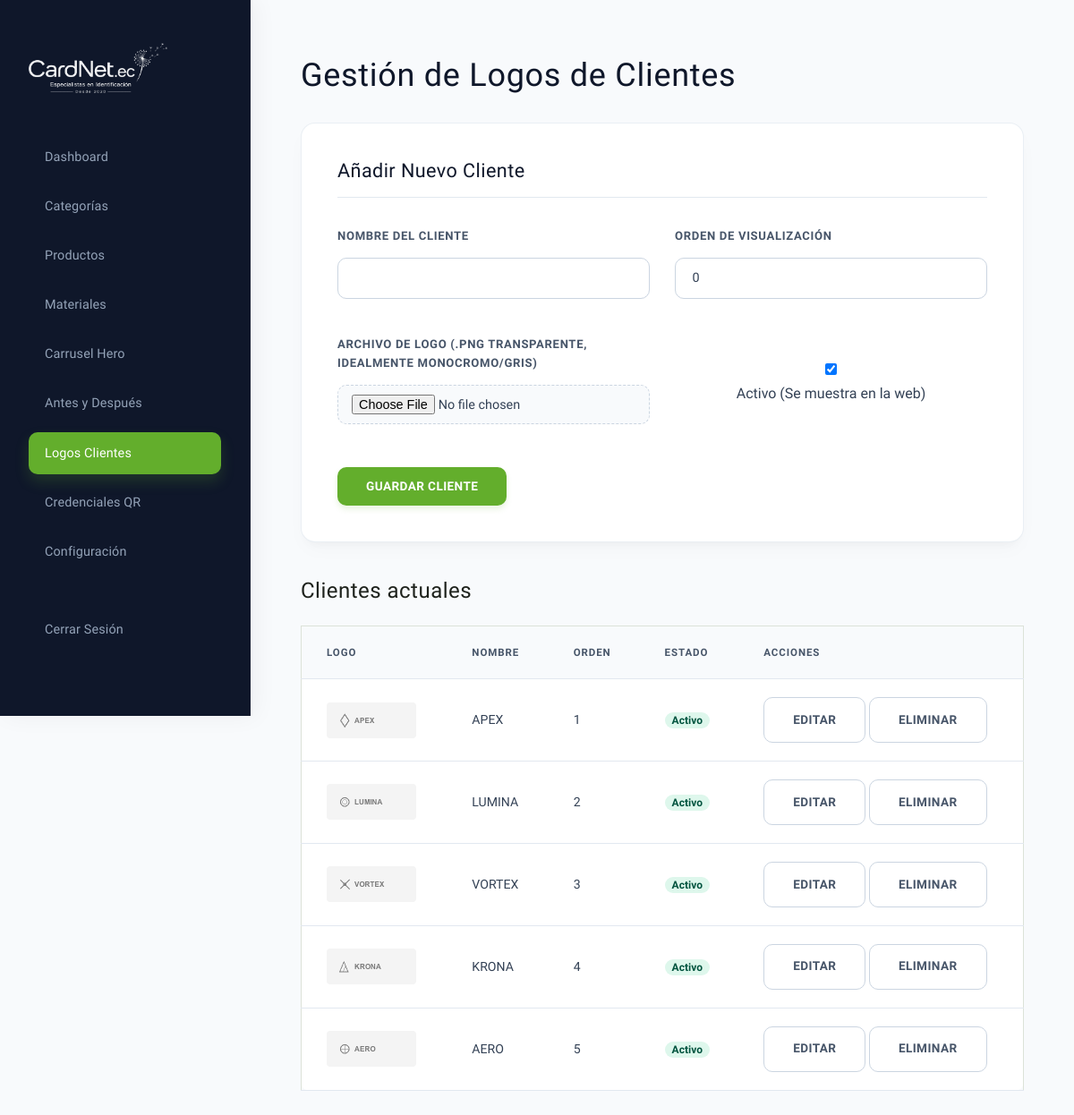
Screenshot of /admin/clientes.php (signed in) with the database file from the repository.
### tables this page shows
CREATE TABLE IF NOT EXISTS `clientes` (
  `id` int(11) NOT NULL AUTO_INCREMENT,
  `name` varchar(150) NOT NULL,
  `logo_path` varchar(255) NOT NULL,
  `order_val` int(11) DEFAULT 0,
  `is_active` tinyint(1) DEFAULT 1,
  PRIMARY KEY (`id`)
);

### admin/clientes.php (the view, shortened to what this page needs)
<?php
require_once '../db.php';
$clientes = $pdo->query("SELECT * FROM clientes ORDER BY order_val ASC")->fetchAll();
$edit_client = null;
?>
<!DOCTYPE html>
<html lang="es">
<head>
    <link rel="stylesheet" href="../css/base.css?v=2.0">
    <link rel="stylesheet" href="../css/layout.css?v=2.0">
    <link rel="stylesheet" href="../css/components.css?v=2.0">
    <link rel="stylesheet" href="../css/admin.css?v=2.0">
</head>
<body>
    <div class="sidebar">
        <img src="../images/logo.png?v=2.0" alt="CardNet Logo" class="sidebar-logo">
        <nav class="nav-admin">
            <a href="index.php" class="nav-admin-link">Dashboard</a>
            <a href="categorias.php" class="nav-admin-link">Categorías</a>
            <a href="productos.php" class="nav-admin-link">Productos</a>
            <a href="materiales.php" class="nav-admin-link">Materiales</a>
            <a href="carrusel.php" class="nav-admin-link">Carrusel Hero</a>
            <a href="antes-despues.php" class="nav-admin-link">Antes y Después</a>
            <a href="clientes.php" class="nav-admin-link active">Logos Clientes</a>
            <a href="credenciales.php" class="nav-admin-link">Credenciales QR</a>
            <a href="configuracion.php" class="nav-admin-link">Configuración</a>
            <a href="logout.php" class="nav-admin-link" style="margin-top: 2rem; color: #FCA5A5;">Cerrar Sesión</a>
        </nav>
    </div>
    <div class="main-content">
        <h1 style="font-family: var(--font-heading); margin-bottom: 1.5rem; font-size: 2rem;">Gestión de Logos de Clientes</h1>
        <div class="form-container">
            <h2 style="font-family: var(--font-heading); margin-bottom: 1.5rem; font-size: 1.25rem;">
                <?php echo $edit_client ? 'Editar Cliente' : 'Añadir Nuevo Cliente'; ?>
            </h2>
            <form method="POST" action="clientes.php" enctype="multipart/form-data">
                <div class="grid-2">
                    <div class="form-group">
                        <label class="form-label" for="name">Nombre del Cliente</label>
                        <input class="form-input" type="text" name="name" id="name" required value="<?php echo $edit_client ? htmlspecialchars($edit_client['name']) : ''; ?>">
                    </div>
                    <div class="form-group">
                        <label class="form-label" for="order_val">Orden de visualización</label>
                        <input class="form-input" type="number" name="order_val" id="order_val" required value="<?php echo $edit_client ? htmlspecialchars($edit_client['order_val']) : '0'; ?>">
                    </div>
                </div>
                <div class="grid-2" style="margin-top: 1rem;">
                    <div class="form-group">
                        <label class="form-label" for="logo">Archivo de Logo (.png transparente, idealmente monocromo/gris)</label>
                        <input class="form-input" type="file" name="logo" id="logo" <?php echo $edit_client ? '' : 'required'; ?>>
                    </div>
                    <div class="form-group" style="display: flex; align-items: center; gap: 10px; margin-top: 2rem;">
                        <input type="checkbox" name="is_active" id="is_active" value="1" <?php echo (!$edit_client || $edit_client['is_active']) ? 'checked' : ''; ?>>
                        <label for="is_active">Activo (Se muestra en la web)</label>
                    </div>
                </div>
                <div style="margin-top: 1.5rem; display: flex; gap: 10px;">
                    <button type="submit" class="btn btn-primary">Guardar Cliente</button>
                </div>
            </form>
        </div>
        <h2 style="font-family: var(--font-heading); margin-bottom: 1.5rem; font-size: 1.5rem;">Clientes actuales</h2>
        <table>
            <thead>
                <tr>
                    <th>Logo</th>
                    <th>Nombre</th>
                    <th>Orden</th>
                    <th>Estado</th>
                    <th>Acciones</th>
                </tr>
            </thead>
            <tbody>
                <?php foreach ($clientes as $c): ?>
                    <tr>
                        <td>
                            <img src="../<?php echo htmlspecialchars($c['logo_path']); ?>" alt="Logo" style="max-height: 40px; background-color: #f4f4f4; padding: 5px; border-radius: 4px;">
                        </td>
                        <td><?php echo htmlspecialchars($c['name']); ?></td>
                        <td><?php echo htmlspecialchars($c['order_val']); ?></td>
                        <td>
                            <span style="background-color: <?php echo $c['is_active'] ? '#DEF7EC; color: #03543F' : '#FDE8E8; color: #9B1C1C'; ?>; padding: 2px 8px; border-radius: 10px; font-size: 0.75rem; font-weight: bold;">
                                <?php echo $c['is_active'] ? 'Activo' : 'Inactivo'; ?>
                            </span>
                        </td>
                        <td>
                            <a href="clientes.php?edit=<?php echo $c['id']; ?>" class="btn btn-secondary" style="font-size: 0.75rem; padding: 4px 8px; text-decoration: none;">Editar</a>
                            <a href="clientes.php?delete=<?php echo $c['id']; ?>" class="btn btn-secondary" style="font-size: 0.75rem; padding: 4px 8px; text-decoration: none; color: #EF4444;" onclick="return confirm('¿Está seguro de eliminar este cliente?');">Eliminar</a>
                        </td>
                    </tr>
                <?php endforeach; ?>
            </tbody>
        </table>
    </div>
</body>
</html>

### css/base.css (style rules this page uses)
:root { --primary: #63AE2C; --primary-hover: #508E22; --primary-light: rgba(99, 174, 44, 0.05); --dark: #1E221C; --dark-alt: #2D3329; --light: #FCFDFB; --surface-light: #F2F5F0; --border: #DCE2D8; --accent-gold: #BAAF1A; --font-heading: 'Marcellus', serif; --font-body: 'Work Sans', system-ui, -apple-system, sans-serif; --text-main: #1E221C; --text-muted: #5C6558; --text-light: #FCFDFB; --space-xs: clamp(0.5rem, 1vw, 0.75rem); --space-sm: clamp(0.85rem, 1.8vw, 1.15rem); --space-md: clamp(1.5rem, 3.5vw, 2.25rem); --space-lg: clamp(2.5rem, 5vw, 4rem); --space-xl: clamp(4.5rem, 8vw, 6.5rem); --radius-sm: 2px; --radius-md: 4px; --radius-lg: 8px; --shadow-sm: 0 1px 2px rgba(30, 34, 28, 0.02); --shadow-md: 0 4px 10px rgba(30, 34, 28, 0.03); --shadow-lg: 0 10px 20px rgba(30, 34, 28, 0.04); --transition-smooth: all 0.35s cubic-bezier(0.215, 0.61, 0.355, 1); --transition-fast: all 0.15s ease-out; }
*, *::before, *::after { box-sizing: border-box; margin: 0; padding: 0; }
html { scroll-behavior: smooth; font-size: 16px; -webkit-text-size-adjust: 100%; }
body { background-color: var(--light); color: var(--text-main); font-family: var(--font-body); line-height: 1.6; overflow-x: hidden; }
a { color: inherit; text-decoration: none; transition: var(--transition-fast); font-family: var(--font-body); }
img, svg { display: block; max-width: 100%; height: auto; }
button, input, select, textarea { font-family: var(--font-body); font-size: inherit; color: inherit; background: none; border: none; }
button { cursor: pointer; }
h1, h2, h3, h4, h5, h6 { font-family: var(--font-heading); font-weight: 400; line-height: 1.1; color: var(--dark); letter-spacing: 0.02em; }
h1 { font-size: clamp(32px, 4.5vw, 54px); line-height: 1.15; }
h2 { font-size: clamp(24px, 3.2vw, 38px); line-height: 1.2; }

### css/layout.css (style rules this page uses)
.grid-2, .grid-3, .grid-4 { display: grid; grid-template-columns: 1fr; gap: var(--space-sm); }
@media (min-width: 768px) { .grid-2 { grid-template-columns: repeat(2, 1fr); gap: var(--space-md); } }

### css/components.css (style rules this page uses)
.btn { display: inline-flex; align-items: center; justify-content: center; padding: 0.8rem 1.75rem; border-radius: var(--radius-sm); font-family: var(--font-body); font-weight: 600; font-size: 0.85rem; transition: var(--transition-fast); border: 1px solid transparent; cursor: pointer; text-align: center; letter-spacing: 0.02em; text-transform: uppercase; }
.btn-primary { background-color: var(--primary); color: var(--light); }
.btn-secondary { background-color: transparent; color: var(--dark); border-color: var(--border); }
.form-group { margin-bottom: 1.25rem; }
.form-label { display: block; font-size: 0.75rem; font-weight: 500; margin-bottom: 0.35rem; color: var(--dark); text-transform: uppercase; letter-spacing: 0.05em; }
.form-input, .form-select, .form-textarea { width: 100%; padding: 10px 14px; background-color: var(--light); border: 1px solid var(--border); border-radius: var(--radius-sm); font-family: var(--font-body); font-size: 0.88rem; transition: var(--transition-fast); }

### admin/clientes.php (style rules this page uses)
body { font-family: 'Work Sans', sans-serif; background-color: var(--surface-light); margin: 0; display: flex; }
.sidebar { width: 250px; background-color: var(--dark-alt); color: white; min-height: 100vh; padding: 2rem 1.5rem; box-sizing: border-box; }
.sidebar-logo { max-width: 140px; margin-bottom: 2rem; filter: brightness(0) invert(1); }
.nav-admin { display: flex; flex-direction: column; gap: 10px; }
.nav-admin-link { color: rgba(255,255,255,0.7); text-decoration: none; padding: 10px 15px; border-radius: var(--radius-sm); font-size: 0.9rem; font-weight: 500; transition: var(--transition-fast); }
.nav-admin-link:hover, .nav-admin-link.active { color: white; background-color: var(--primary); }
.main-content { flex-grow: 1; padding: 3rem; box-sizing: border-box; }
.form-container { background-color: white; border: 1px solid var(--border); border-radius: var(--radius-md); padding: 2rem; margin-bottom: 2rem; }
table { width: 100%; border-collapse: collapse; text-align: left; background-color: white; border: 1px solid var(--border); border-radius: var(--radius-md); }
th, td { padding: 1rem; border-bottom: 1px solid var(--border); font-size: 0.88rem; }
th { background-color: var(--surface-light); }

### rows the page displays
clientes: logo_path (picture), name "APEX", order_val "1", is_active "Activo"
clientes: logo_path (picture), name "LUMINA", order_val "2", is_active "Activo"
clientes: logo_path (picture), name "VORTEX", order_val "3", is_active "Activo"
clientes: logo_path (picture), name "KRONA", order_val "4", is_active "Activo"
clientes: logo_path (picture), name "AERO", order_val "5", is_active "Activo"
